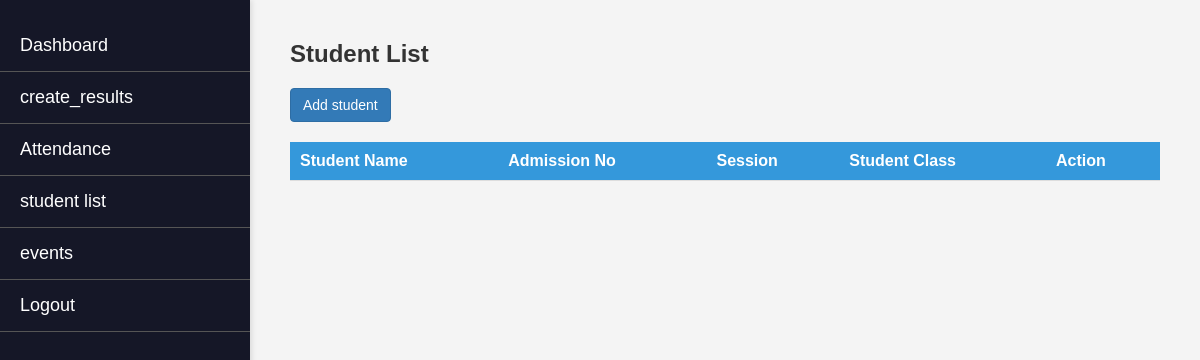
The app's page /student/list/, older data.
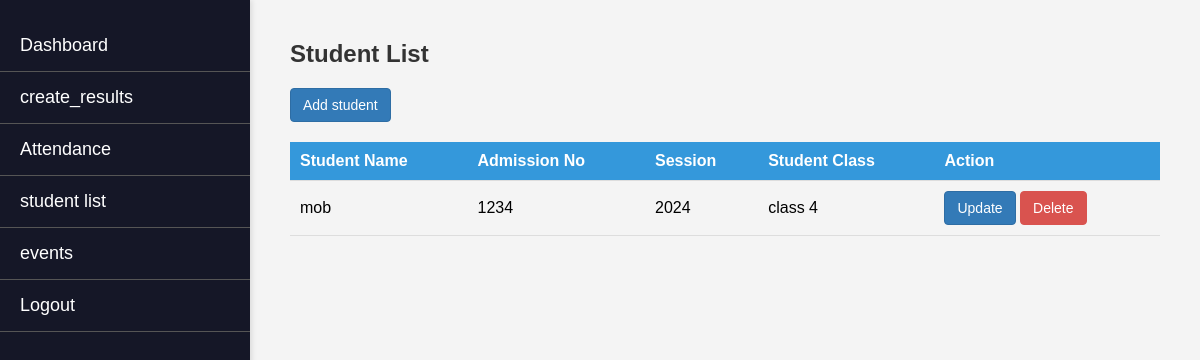
The same page, newer data.
### comms/models.py (models this page shows, shortened)
class Student(models.Model):
    student_name = models.CharField(max_length=100)
    admission_no = models.CharField(max_length=30)
    session = models.ForeignKey(Session, on_delete=models.CASCADE)
    student_class = models.ForeignKey('StudentClass', on_delete=models.CASCADE)

class Session(models.Model):
    year = models.CharField(max_length=10)
    def __str__(self):
        return self.year

class StudentClass(models.Model):
    class_name = models.CharField(max_length=50)
    def __str__(self):
        return self.class_name

### comms/views.py (the view)
# urls.py: path('student/list/', student_list, name='student_list'),
def student_list(request):
    students = Student.objects.all()
    return render(request, 'teacher_dash/student_list.html', {'students': students})

### templates/teacher_dash/student_list.html
{% extends 'teacher_dash/base.html' %}
{% load static %}
{% block content %}
<link rel="stylesheet" href="{% static 'table.css' %}">
<div class="content">
    <h2>Student List</h2>
    <a href="{% url 'create_student' %}" class="btn btn-sm btn-primary">Add student</a>
    <table class="table">
        <thead>
            <tr>
                <th>Student Name</th>
                <th>Admission No</th>
                <th>Session</th>
                <th>Student Class</th>
                <th>Action</th>
            </tr>
        </thead>
        <tbody>
            {% for stud in students %}
            <tr>
                <td>{{ stud.student_name }}</td>
                <td>{{ stud.admission_no }}</td>
                <td>{{ stud.session }}</td>
                <td>{{ stud.student_class }}</td>
                <td>
                    <a href="{% url 'update_student' stud.id %}" class="btn btn-sm btn-primary">Update</a>
                    <a href="{% url 'delete_student' stud.id %}" class="btn btn-sm btn-danger">Delete</a>
                </td>
            </tr>
            {% endfor %}
        </tbody>
    </table>
</div>
{% endblock %}

### templates/teacher_dash/base.html (shortened to what this page needs)
{% load static %}
<!DOCTYPE html>
<html lang="en">
<head>
</head>
<body>
    <div id="sidebar">
        <a href="{% url 'teacher_dashboard' %}">Dashboard</a>
        <a href="{% url 'create_result' %}">create_results</a>
        <a href="{% url 'attendance_list' %}">Attendance</a>
        <a href="{% url 'student_list' %}">student list</a>
        <a href="{% url 'list_event' %}">events</a>
        <a href="{% url 'logout' %}">Logout</a>
    </div>
    <div id="content">
        {% block content %}{% endblock %}
    </div>
</body>

### comms/static/table.css (style rules this page uses)
.content { margin: 20px; }
table { width: 100%; border-collapse: collapse; margin-top: 20px; }
thead { background-color: #3498db; color: #fff; }
th, td { padding: 10px; text-align: left; border-bottom: 1px solid #ddd; }
.btn { display: inline-block; padding: 6px 12px; margin-bottom: 0; font-size: 14px; font-weight: normal; line-height: 1.42857143; text-align: center; white-space: nowrap; vertical-align: middle; cursor: pointer; border: 1px solid transparent; border-radius: 4px; }
.btn-primary { color: #fff; background-color: #337ab7; border-color: #2e6da4; }
.btn-danger { color: #fff; background-color: #d9534f; border-color: #d9534f; }
a { text-decoration: none; }

### templates/teacher_dash/base.html (style rules this page uses)
body { font-family: 'Arial', sans-serif; margin: 0; padding: 0; background-color: #f4f4f4; display: flex; }
#sidebar { position: fixed; width: 250px; height: 100%; background: #151727; padding-top: 20px; color: #fff; box-shadow: 2px 0 5px rgba(0, 0, 0, 0.1); z-index: 1; }
#sidebar a { text-decoration: none; padding: 15px 20px; font-size: 18px; color: #fff; display: block; transition: 0.3s; border-bottom: 1px solid #555; }
#content { margin-left: 250px; padding: 20px; flex: 1; }
#content h2 { color: #333; }

Row changes from the older to the newer data that the page shows:
added Student: student_name "mob", admission_no "1234", session "2024", student_class "class 4"
